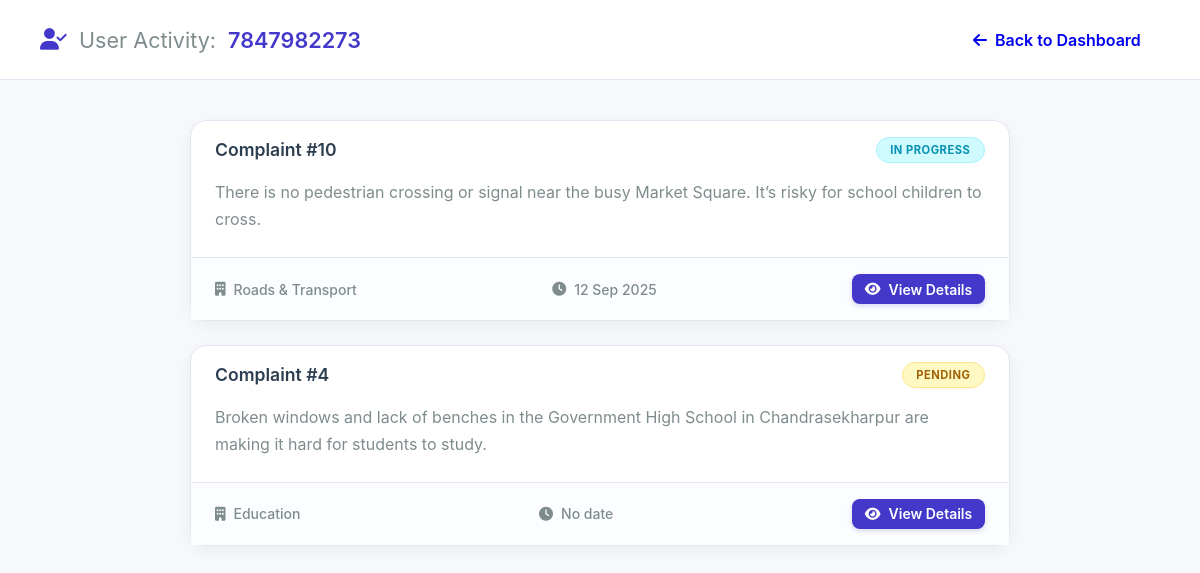
/admin/user/7847982273 (signed in), run on an earlier commit of the app's database.
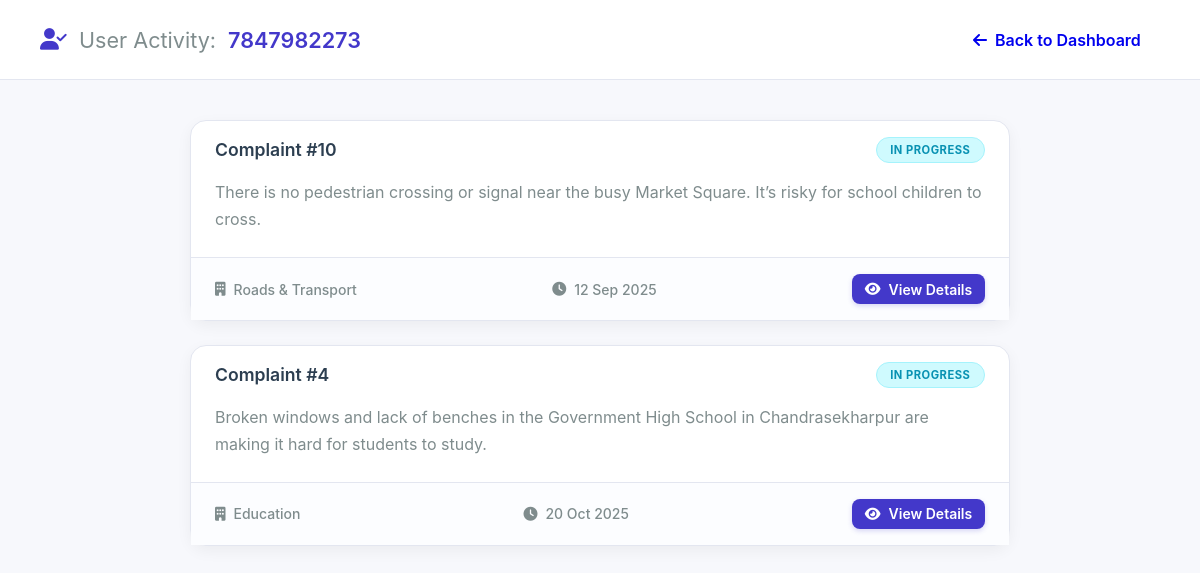
And on a later commit of the database.
### tables this page shows
CREATE TABLE complaints (
                        id INTEGER PRIMARY KEY AUTOINCREMENT,
                        user_phone TEXT NOT NULL,
                        name TEXT,
                        phone TEXT,
                        district TEXT,
                        block TEXT,
                        gp TEXT,
                        village TEXT,
                        landmark TEXT,
                        pincode TEXT,
                        department TEXT,
                        complaint TEXT,
                        proof TEXT, status TEXT DEFAULT 'Pending', admin_proof TEXT, updated_at TEXT, voice_proof TEXT, latitude REAL, longitude REAL,
                        FOREIGN KEY(user_phone) REFERENCES users(phone)
                    );

### Civicissueproject/tempCodeRunnerFile.py (the view)
@app.route("/admin/user/<user_phone>")
@admin_required
def admin_user_view(user_phone):
    complaints = get_user_complaints(user_phone)
    return render_template("admin_user_view.html", user_phone=user_phone, complaints=complaints)

### Civicissueproject/database.py (called while the page is built)
def get_db_connection():
    conn = sqlite3.connect(DB_NAME, check_same_thread=False)
    conn.row_factory = sqlite3.Row  # This lets you access columns by name (e.g., complaint['status'])
    return conn

def get_user_complaints(user_phone):
    conn = get_db_connection()
    complaints = conn.execute("SELECT * FROM complaints WHERE user_phone = ? ORDER BY id DESC", (user_phone,)).fetchall()
    conn.close()
    return complaints

### Civicissueproject/tempCodeRunnerFile.py (called while the page is built)
@app.template_filter('datetimeformat')
def datetimeformat(value, format="%d %b %Y"):
    if isinstance(value, str):
        try:
            dt = datetime.fromisoformat(value)
            return dt.strftime(format)
        except (ValueError, TypeError):
            return value
    elif isinstance(value, datetime):
        return value.strftime(format)
    return value

def admin_required(fn):
    from functools import wraps
    @wraps(fn)
    def wrapper(*args, **kwargs):
        if session.get("role") != "admin":
            flash("Admin access required", "danger")
            return redirect(url_for("admin_login"))
        return fn(*args, **kwargs)
    return wrapper

### Civicissueproject/templates/admin_user_view.html (shortened to what this page needs)
<!DOCTYPE html>
<html lang="en">
<head>
    <link rel="stylesheet" href="https://cdnjs.cloudflare.com/ajax/libs/font-awesome/6.5.0/css/all.min.css">
    <link rel="stylesheet" href="{{ url_for('static', filename='css/admin_userview.css') }}">
</head>
<body class="admin-page-bg">
    <header class="admin-header">
        <h1>
            <i class="fas fa-user-check"></i>
            <span data-translate="auv_user_activity">User Activity:</span> {{ user_phone }}
        </h1>
        <a class="btn" href="{{ url_for('admin_dashboard') }}">
            <i class="fas fa-arrow-left"></i> <span data-translate="auv_back_to_dash">Back to Dashboard</span>
        </a>
    </header>
    <main class="admin-main">
        <section class="complaints-list">
            {% if complaints %}
                {% for row in complaints %}
                <div class="complaint-card">
                    <div class="card-header">
                        <h3><span data-translate="complaint_id_prefix">Complaint #</span>{{ row.id }}</h3>
                        <span class="pill {{ (row.status or 'Pending')|lower|replace(' ', '-') }}">
                            {{ row.status or 'Pending' }}
                        </span>
                    </div>
                    <div class="card-body">
                        <p>{{ (row.complaint or '')[:150] ~ ('...' if row.complaint and row.complaint|length > 150 else '') }}</p>
                    </div>
                    <div class="card-footer">
                        <span class="footer-item">
                            <i class="fas fa-building"></i>
                            {{ row.department or 'N/A' }}
                        </span>
                        <span class="footer-item">
                            <i class="fas fa-clock"></i>
                            {{ row.updated_at | datetimeformat if row.updated_at else 'No date' }}
                        </span>
                        <a class="btn small primary" href="{{ url_for('admin_complaint_view', cid=row.id) }}">
                            <i class="fas fa-eye"></i> <span data-translate="view_details_button">View Details</span>
                        </a>
                    </div>
                </div>
                {% endfor %}
            {% else %}
                <div class="empty-state">
                    <i class="fas fa-file-circle-xmark"></i>
                    <p data-translate="auv_no_complaints">No complaints have been filed by this user.</p>
                </div>
            {% endif %}
        </section>
    </main>
</body>
</html>

What changed in the data, as far as the page shows it:
changed complaints "Education": status "PENDING" → "IN PROGRESS"; updated_at "No date" → "20 Oct 2025"
